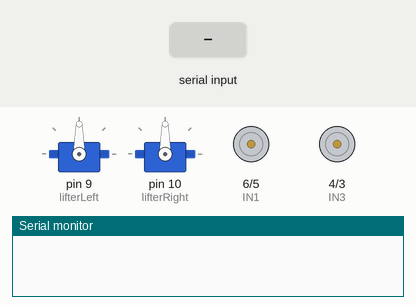
Simulated run of this sketch. Board: Arduino Mega 2560, built with avr-gcc and run on an emulated ATmega2560. On the bench: 2 × servo, motor-driver pin pairs drawn as motors (green arrow = first pin HIGH = forward, orange = second pin HIGH = backward, longer = more drive, scaled by the enable pin), the last lines printed to the serial monitor. The inputs (shaded band) are chosen by the test bench.

Above: at 1.2 s.
1.3 s: "F:\n" received over the second serial link
2.8 s: "B:\n" received over the second serial link
4.3 s: "L:\n" received over the second serial link
5.8 s: "R:\n" received over the second serial link
7.3 s: "LFT:\n" received over the second serial link
At 7.4 s:
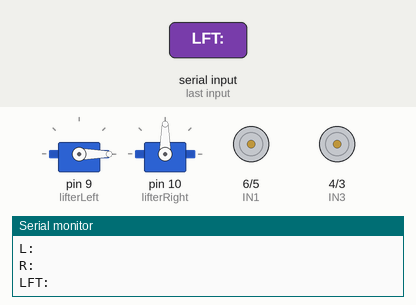
At 8.6 s:
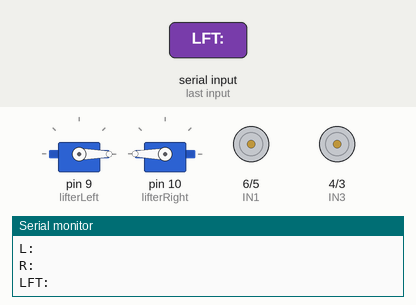
9.0 s: "F:,45\n" received over the second serial link
Timing chart, 0 to 11.5 s (numbered marks = the images above; inputs shaded):
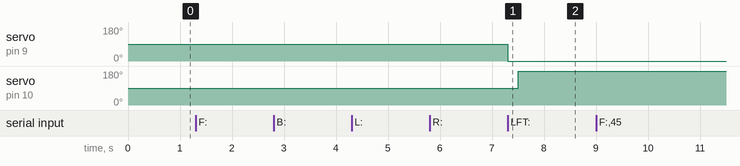

The sketch:

ecobot2.ino
```cpp
#include <Servo.h>

#define ENA 7
#define IN1 6
#define IN2 5
#define ENB 2
#define IN3 4
#define IN4 3

Servo lifterLeft;
Servo lifterRight;

String inputString = "";
bool stringComplete = false;

void setup() {
  Serial.begin(9600);
  Serial1.begin(9600);

  pinMode(ENA, OUTPUT);
  pinMode(IN1, OUTPUT);
  pinMode(IN2, OUTPUT);
  pinMode(ENB, OUTPUT);
  pinMode(IN3, OUTPUT);
  pinMode(IN4, OUTPUT);

  lifterLeft.attach(9);
  lifterRight.attach(10);

  stopMotors();
}

void loop() {
  while (Serial1.available()) {
    char inChar = (char)Serial1.read();
    Serial.print(inChar);
    if (inChar == '\n') {
      stringComplete = true;
    } else {
      inputString += inChar;
    }
  }

  if (stringComplete) {
    processCommand(inputString);
    inputString = "";
    stringComplete = false;
  }
}

void processCommand(String command) {
  command.trim();
  Serial1.print("Received: ");
  Serial1.println(command);

  if (command.startsWith("F:")) {
    int speed = command.substring(2).toInt();
    moveForward(speed);
  } else if (command.startsWith("B:")) {
    int speed = command.substring(2).toInt();
    moveBackward(speed);
  } else if (command.startsWith("L:")) {
    int speed = command.substring(2).toInt();
    turnLeft(speed);
  } else if (command.startsWith("R:")) {
    int speed = command.substring(2).toInt();
    turnRight(speed);
  } else if (command.startsWith("S")) {
    stopMotors();
  } else if (command.startsWith("LFT:")) {
    int angle = command.substring(4).toInt();
    setLifterAngle(angle);
  }
}

void moveForward(int speed) {
  digitalWrite(IN1, HIGH);
  digitalWrite(IN2, LOW);
  analogWrite(ENA, speed);
  digitalWrite(IN3, HIGH);
  digitalWrite(IN4, LOW);
  analogWrite(ENB, speed);
}

void moveBackward(int speed) {
  digitalWrite(IN1, LOW);
  digitalWrite(IN2, HIGH);
  analogWrite(ENA, speed);
  digitalWrite(IN3, LOW);
  digitalWrite(IN4, HIGH);
  analogWrite(ENB, speed);
}

void turnLeft(int speed) {
  digitalWrite(IN1, LOW);
  digitalWrite(IN2, HIGH);
  analogWrite(ENA, speed);
  digitalWrite(IN3, HIGH);
  digitalWrite(IN4, LOW);
  analogWrite(ENB, speed);
}

void turnRight(int speed) {
  digitalWrite(IN1, HIGH);
  digitalWrite(IN2, LOW);
  analogWrite(ENA, speed);
  digitalWrite(IN3, LOW);
  digitalWrite(IN4, HIGH);
  analogWrite(ENB, speed);
}

void stopMotors() {
  digitalWrite(IN1, LOW);
  digitalWrite(IN2, LOW);
  analogWrite(ENA, 0);
  digitalWrite(IN3, LOW);
  digitalWrite(IN4, LOW);
  analogWrite(ENB, 0);
}

void setLifterAngle(int angle) {
  lifterLeft.write(angle);
  delay(200);
  lifterRight.write(180 - angle);
}
```

Measured:
- after the input at 7.3 s, servo on pin 9 (lifterLeft): 90° → 0° at once; servo on pin 10 (lifterRight): 90° → 180° after 0.21 s
